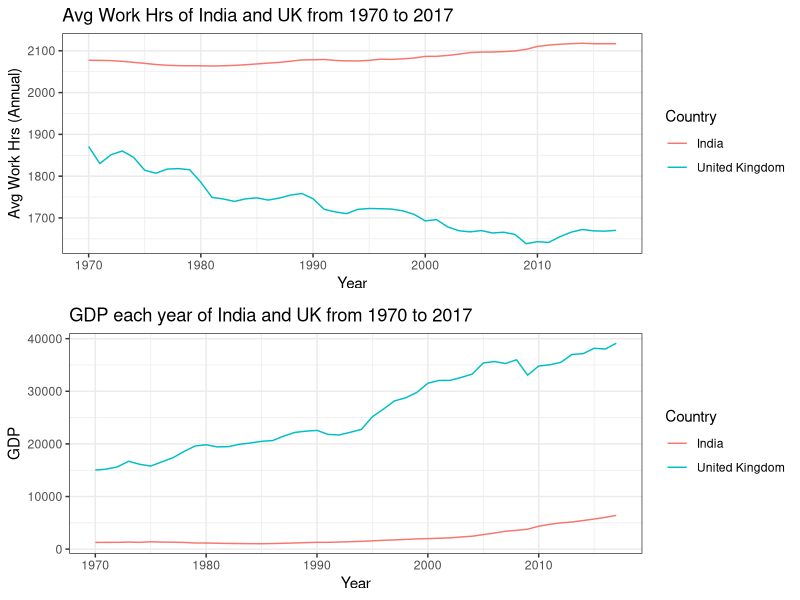

Reproduce this figure in R.
## ---- chunk 1
# Libraries
library(tidyverse)
library(readr)
library(kableExtra)
library(bookdown)

## ---- chunk 2
Analysis_Data <- read_csv(here::here("Data/Assignment_data.csv"))
## ---- chunk 3
Ind_UK_Data <- Analysis_Data %>%
    filter(Entity %in% c("India", "United Kingdom") & Year >= 1970 & Year <= 2017) %>%
    rename(Country = "Entity",
           Avg_Annual_Working_Hours = "Average annual hours worked by persons engaged (avh) (PWT 9.1 (2019))", 
           GDP = "Output-side real GDP per capita (gdppc_o) (PWT 9.1 (2019))", 
           Population = "Population (historical estimates)")

Avg_GDP_WH <- Ind_UK_Data %>%
    group_by(Country) %>%
    summarise(avg_GDP = mean(GDP), avg_working_hrs = mean(Avg_Annual_Working_Hours))

kable(Avg_GDP_WH, caption = "Average GDP and Working hours of India and United Kingdrom from 1970 to 2017", align = "c") %>%
    kable_classic_2(full_width = F)
    

## ---- chunk 4
p1 <- ggplot(Ind_UK_Data, aes(x = Year, 
                        y = Avg_Annual_Working_Hours,
                        color = Country)) + geom_line() +
    ylab("Avg Work Hrs (Annual)") + labs(title = "Avg Work Hrs of India and UK from 1970 to 2017") + theme_bw()



p2 <- ggplot(Ind_UK_Data, aes(x = Year, 
                        y = GDP,
                        color = Country)) + geom_line() + 
    labs(title = "GDP each year of India and UK from 1970 to 2017") + theme_bw()


gridExtra::grid.arrange(p1,p2, nrow=2)
